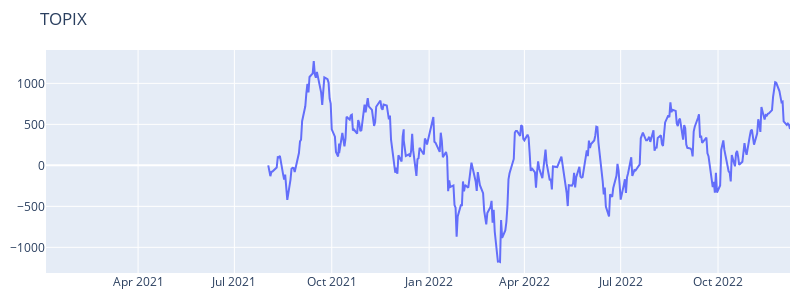
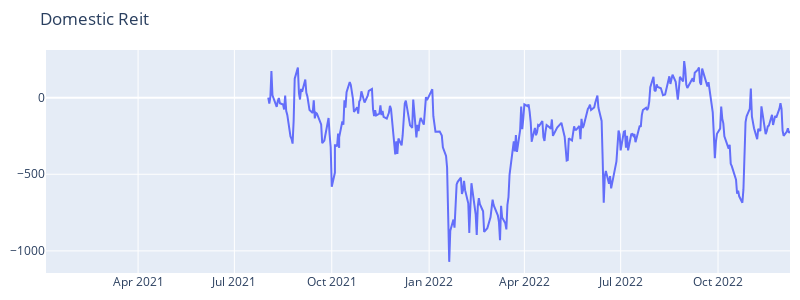
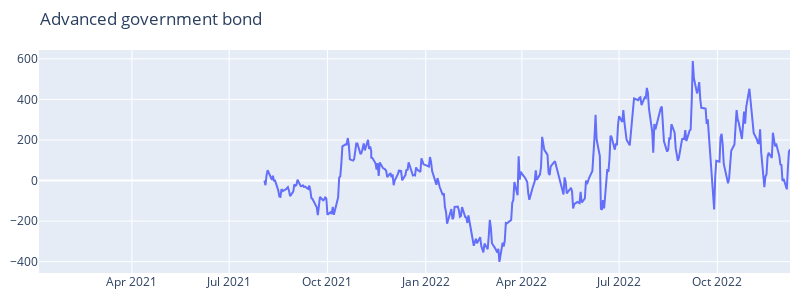

The code cell stored with these charts, in order, in its notebook:
### Code cell
# plot profit histories

for asset in assets:
    mlayout['title'] = asset
    fig = go.Figure(layout=mlayout)

    fig.add_scatter(x=profit_hist[asset].index, y=profit_hist[asset][0], name='Profit')

    print(asset, 'average %5.2f' %np.mean(profit_hist[asset][0]))
    fig.show()

### Figure 1 — Plotly figure (JSON) as saved in the notebook; plotly's stock layout.template omitted (floating-point values rounded to 4 significant figures; data arrays with more than 128 entries replaced by an {"elided": "..."} marker saying what was removed)
{"data": [{"name": "Profit", "type": "scatter", "x": {"elided": "483 str values"}, "y": {"elided": "483 float values"}}], "layout": {"height": 300, "margin": {"b": 10, "l": 10, "r": 10, "t": 50}, "title": {"text": "TOPIX"}, "width": 800}}

### Figure 2 — Plotly figure (JSON) as saved in the notebook; plotly's stock layout.template omitted (floating-point values rounded to 4 significant figures; data arrays with more than 128 entries replaced by an {"elided": "..."} marker saying what was removed)
{"data": [{"name": "Profit", "type": "scatter", "x": {"elided": "485 str values"}, "y": {"elided": "485 float values"}}], "layout": {"height": 300, "margin": {"b": 10, "l": 10, "r": 10, "t": 50}, "title": {"text": "Domestic Reit"}, "width": 800}}

### Figure 3 — Plotly figure (JSON) as saved in the notebook; plotly's stock layout.template omitted (floating-point values rounded to 4 significant figures; data arrays with more than 128 entries replaced by an {"elided": "..."} marker saying what was removed)
{"data": [{"name": "Profit", "type": "scatter", "x": {"elided": "486 str values"}, "y": {"elided": "486 float values"}}], "layout": {"height": 300, "margin": {"b": 10, "l": 10, "r": 10, "t": 50}, "title": {"text": "Advanced government bond"}, "width": 800}}
